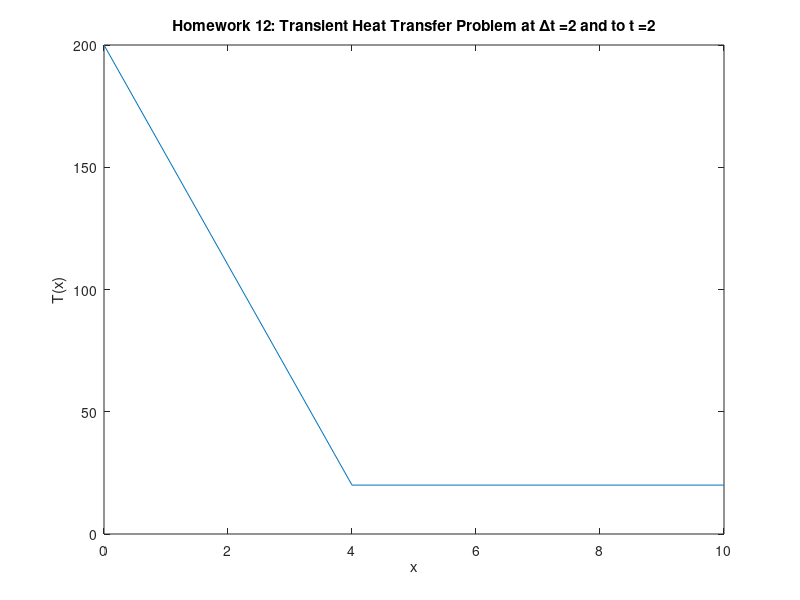

MATLAB code for this plot:
%HW12 
clear
clc

k = .01;
L = 10;
num_cells = 5;
del_t = 2;
end_time = 2;
num_time_steps = end_time/del_t;
T_in = 200;
T_0 = 20;
T_a = 20;

del_x = L/num_cells;

sub = del_t/del_x^2;
dia = (1 - (2/del_x^2+k)*del_t);
sup = del_t/del_x^2;

col_data = [sub dia sup];

for i=2:num_cells-1
    for j = 1: 3
        A(i,i-2+j) = col_data(j);
    end
end

A(1,1:2) = [dia sup];
A(num_cells, num_cells-1:num_cells) = [sub dia];
A(num_cells, num_cells-1) = sup+sub;

frc = k*del_t*T_a;

W(1:num_cells,1) = frc;
W(1,1) = frc+sub*T_in;
W(num_cells,1) = frc;

T = ones(num_cells,1)*T_0;

x_plot = [0:del_x:L];
figure(1)
for i=1:num_time_steps
    
    T_new = A*T+W;
   
    T=T_new;
end

T_plot = [T_in; T];

plot(x_plot, T_plot);

title(['Homework 12: Transient Heat Transfer Problem at \Deltat =' num2str(del_t) ' and to t =' num2str(end_time)]);
xlabel('x');
ylabel('T(x)');
print('hw12p5','-dpng');